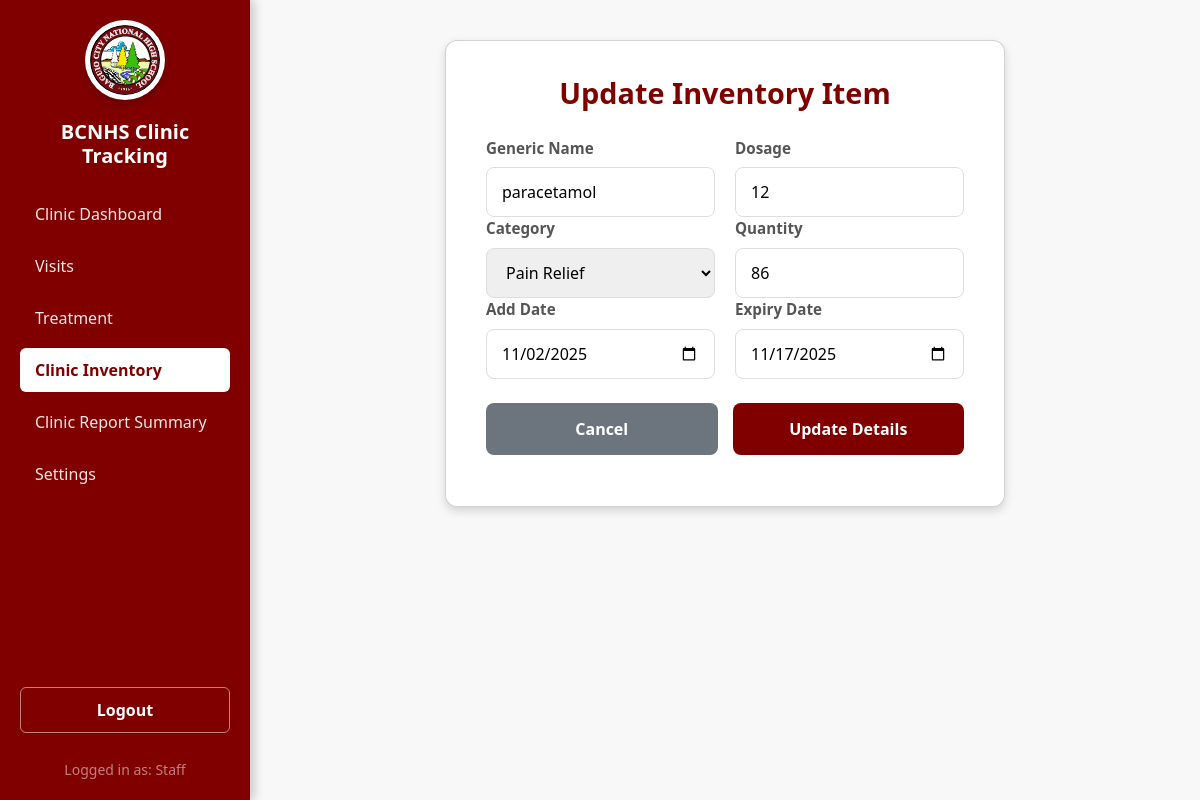
The page /inventory/update.php?id=2 (signed in) on the database its author committed.
### tables this page shows
CREATE TABLE `inventory` (
  `itemID` int(11) NOT NULL,
  `genericName` varchar(32) NOT NULL,
  `dosage` varchar(32) NOT NULL,
  `category` varchar(32) NOT NULL,
  `addDate` date NOT NULL,
  `expDate` date NOT NULL,
  `quantity` int(11) NOT NULL
);

### inventory/oop.php (called while the page is built, shortened)
<?php
    class oop_class {
        private $conn;
        function __construct(){
            try {
                $connection = "mysql:host=" . SERVER . ";dbname=" . DBNAME . ";charset=utf8";
                $this->conn = new PDO($connection, USER, PASS);
                $this->conn->setAttribute(PDO::ATTR_ERRMODE, PDO::ERRMODE_EXCEPTION);
            } catch (PDOException $e) {
                echo "<script>alert('Connection Failed');</script>";
            }
        }
        public function show_update_data($ID){
            $update = "SELECT * FROM inventory WHERE itemID = :id";
            $stmt = $this->conn->prepare($update);
            $stmt->execute([':id' => $ID]);
            return $stmt->fetch(PDO::FETCH_ASSOC);
        }
    }
?>

### inventory/update.php (the view, shortened to what this page needs)
<?php
include "oop.php";
$oop = new oop_class();
include '../sidebar/sidebar.php';
$show_update_data = null;
if (isset($_GET['id'])) {
    $ID = $_GET['id'];
    $show_update_data = $oop->show_update_data($ID);
}
?>
<!DOCTYPE html>
<html lang="en">
<head>
</head>
<body>
<div class="main-content">
  <div class="form-wrapper">
    <div class="card">
      <h1>Update Inventory Item</h1>
      <?php if (!empty($show_update_data)): $row = $show_update_data; ?>
      <form method="POST" action="">
        <div class="form-row">
          <div class="form-group">
            <label>Generic Name</label>
            <input type="text" name="genericName" value="<?= htmlspecialchars($row['genericName']) ?>" required>
          </div>
          <div class="form-group">
            <label>Dosage</label>
            <input type="text" name="dosage" value="<?= htmlspecialchars($row['dosage']) ?>" required>
          </div>
        </div>
        <div class="form-row">
          <div class="form-group">
            <label>Category</label>
            <select name="category" required>
              <option value="Pain Relief" <?= $row['category']=='Pain Relief'?'selected':'' ?>>Pain Relief</option>
            </select>
          </div>
          <div class="form-group">
            <label>Quantity</label>
            <input type="number" name="quantity" value="<?= htmlspecialchars($row['quantity']) ?>" required min="0">
          </div>
        </div>
        <div class="form-row">
          <div class="form-group">
            <label>Add Date</label>
            <input type="date" name="addDate" value="<?= htmlspecialchars($row['addDate']) ?>" required>
          </div>
          <div class="form-group">
            <label>Expiry Date</label>
            <input type="date" name="expDate" value="<?= htmlspecialchars($row['expDate']) ?>" required>
          </div>
        </div>
        <div class="button-group">
          <a href="index.php" class="btn btn-cancel">Cancel</a>
          <button name="enter" class="btn btn-update">Update Details</button>
        </div>
      </form>
      <?php else: ?>
        <p class="no-data">No inventory item found for this ID.</p>
      <?php endif; ?>
    </div>
  </div>
</div>
</body>
</html>

### sidebar/sidebar.php (style rules this page uses)
:root { --primary-maroon: #800000; --light-bg: #f8f8f8; }

### inventory/update.php (style rules this page uses)
:root { --primary-maroon:#800000; --light-bg:#f8f8f8; --box-shadow:0 4px 10px rgba(0,0,0,.15); --cancel-gray:#6c757d; }
body { margin:0; font-family:'Segoe UI', Arial, sans-serif; background:var(--light-bg); }
.main-content { margin-left:250px; padding:40px; min-height:100vh; }
.form-wrapper { max-width:560px; margin:0 auto; }
.card { background:#fff; padding:35px 40px; border-radius:12px; box-shadow:var(--box-shadow); }
h1 { color:var(--primary-maroon); font-size:1.8rem; text-align:center; margin-bottom:26px; font-weight:600; }
.form-row { display:grid; grid-template-columns:1fr 1fr; gap:20px; }
.form-group { display:flex; flex-direction:column; gap:8px; }
label { color:#555; font-weight:600; font-size:.95rem; }
input[type="text"], input[type="date"], input[type="number"], select { width:100%; padding:12px 15px; border:1.5px solid #ddd; border-radius:8px; font-size:1rem; box-sizing:border-box; }
.button-group { display:flex; gap:15px; margin-top:24px; }
.btn { flex:1; padding:14px 20px; border:none; border-radius:8px; font-size:1rem; font-weight:600; cursor:pointer; text-align:center; text-decoration:none; }
.btn-update { background:var(--primary-maroon); color:#fff; }
.btn-cancel { background:var(--cancel-gray); color:#fff; display:inline-block; }

### rows shown on the page
inventory: genericName "paracetamol", dosage "12", quantity "86", addDate "11/02/2025", expDate "11/17/2025"

### other values the page prints
$role "Staff"
